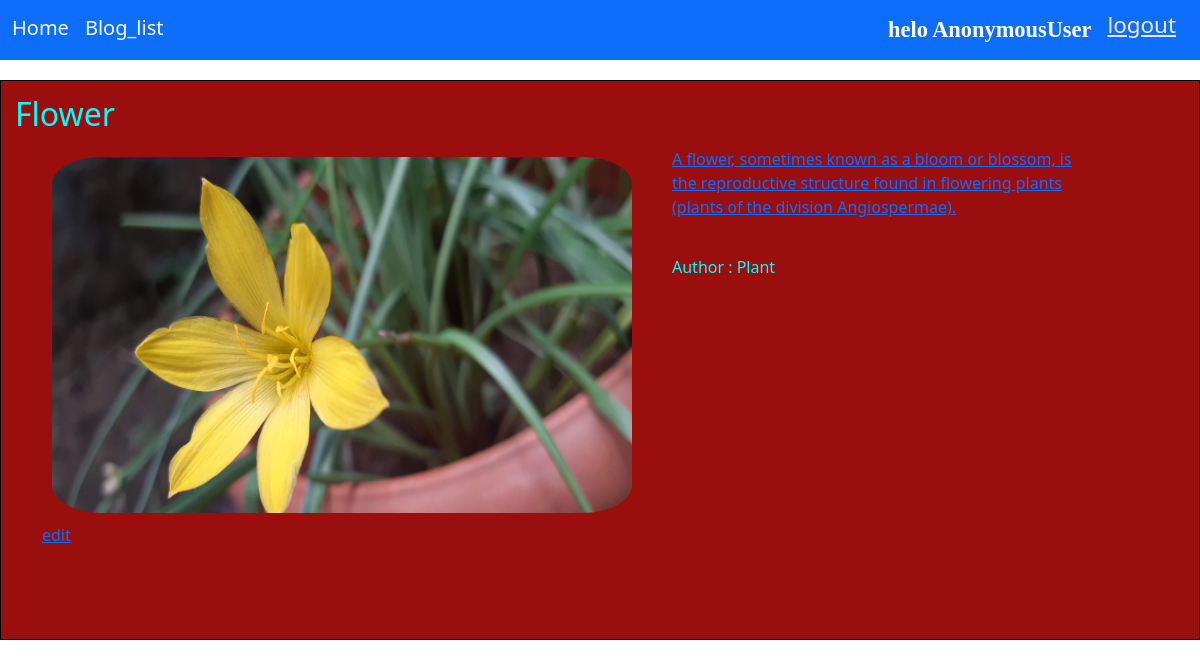
Screenshot of /blog/37 with the database file from the repository.
### blog/models.py (models this page shows, shortened)
class Post(models.Model):
    title = models.CharField(max_length=80)
    image = models.ImageField(upload_to='images/')
    content = models.TextField()
    author = models.CharField(max_length=100)
    created_at = models.DateTimeField(default= datetime.now)
    deleted_at = models.DateTimeField(default= datetime.now)

### blog/views.py (the view)
# urls.py: path('blog/<int:id>',blog_page,name = 'blog_page'),
def blog_page(request,id):
    data = get_object_or_404(Post,id = id)
    context = {'data': data}
    return render(request,'blog.html',context)

### templates/blog.html (shortened to what this page needs)
<!DOCTYPE html>
<html lang="en">
<head>
    <link href="https://cdn.jsdelivr.net/npm/bootstrap@5.3.0-alpha3/dist/css/bootstrap.min.css" rel="stylesheet">
</head>
<body>
    <nav class="navbar bg-primary" data-bs-theme="dark" >
        <div style="flex-direction: row; display: flex;  width: 100%;">
          <div class="container-fluid" style="display: flex;flex-direction: row;">
            <a class="navbar-brand text-light" href="{%url 'home'%}">Home</a>
            <a class="navbar-brand text-light"  href = "{% url 'page_list' %}">Blog_list</a>
          </div>
            <div style="display: flex; justify-content: space-evenly; flex-direction: row; margin-right: 2vw;">
              <span class="navbar-brand" style=" font-family: cursive;font-weight: bold; color: white;font-size: 1.4em;" >helo {{request.user}}</span>
              <a href="{% url 'logout'%}"  style="color: rgb(239, 233, 229); font-size: 1.4em; ">logout</a>
            </div>
        </div>
      </nav>
    <div>
        {% if data%}
            <div style="border: solid black 1px ; margin-top: 20px; height: 70vh; width: 100%;background-color: rgb(154, 14, 14);">
                <h2 style="margin: 14px;color: aqua;">{{data.title}}</h2>
                <div class="container">
                    <div class="row" style="color: aqua;">
                      <div style="display: flex; flex-direction: row;">
                        <div  style="display:flex; flex-direction: column;margin-right: 30px;height: 50vh;">
                            <img style="height:50vh; width:50vw; padding: 10px; border-radius: 10%;" src="{{ data.image.url }}" alt="{{ data.title }}">
                            <a href="{%url 'edit_image' data.id %}">edit</a>
                        </div>
                        <div style="display: flex; flex-direction: column; margin-right: 20px;height:60vh;width: 90vw;">
                            <p class="text-light" style="width: 35vw;text-decoration: none;"><a href="{% url 'edit' data.id%}">{{ data.content }}</a></p>
                            <p style="margin-top: 20px;"> Author :  {{ data.author }}</p>
                        </div>
                      </div>
                    </div>
                </div>
            </div>
        {%endif%}
    </div>
</body>
</html>

### rows the page displays
Post: title "Flower", image (picture), content "A flower, sometimes known as a bloom or blossom, is the reproductive structure found in flowering plants (plants of the division Angiospermae).", author "Plant"

### other values shown
{{ request.user }} "AnonymousUser"
